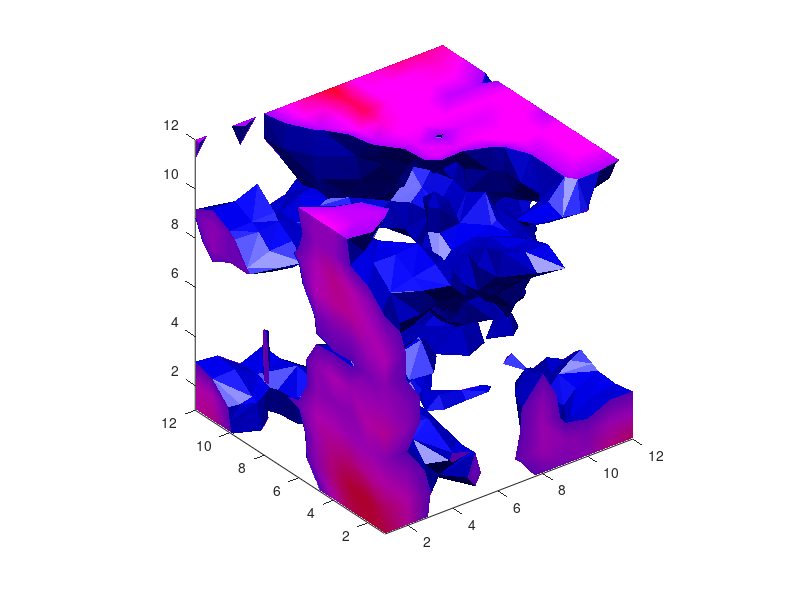

Recreate this plot in MATLAB.
data = rand(12,12,12);
data = smooth3(data,'box',5);

isoval = .5;
h = patch(isosurface(data,isoval),...
   'FaceColor','blue',...
   'EdgeColor','none',...
   'AmbientStrength',.2,...
   'SpecularStrength',.7,...
   'DiffuseStrength',.4);
isonormals(data,h)

patch(isocaps(data,isoval),...
   'FaceColor','interp',...
   'EdgeColor','none')
colormap hsv

daspect([1,1,1])
axis tight
view(3)

camlight right
camlight left